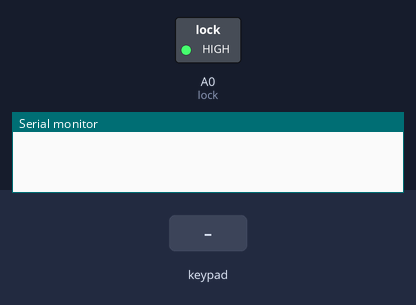
The sketch below on a simulated Arduino Uno, built with avr-gcc and run on an emulated ATmega328P. On the bench: switched loads named in the sketch (green lamp = pin HIGH), the last lines printed to the serial monitor. The inputs (shaded band) are chosen by the test bench.

Above: at 1.2 s.
1.3 s: keypad keys 3 2 1 pressed 0.4 s apart
At 3.1 s:
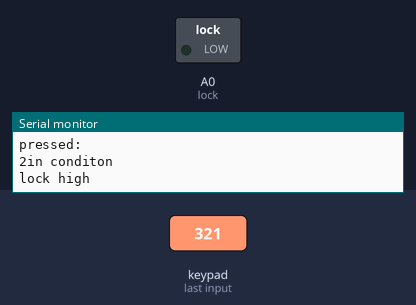
4.8 s: key '#' pressed
6.3 s: key '*' pressed
Timing chart, 0 to 9.3 s (numbered marks = the images above; inputs shaded):
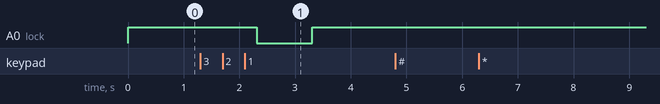

Measured:
- after the input at 1.3 s, A0 (lock): HIGH → LOW after 1.0 s, → HIGH 1.0 s later

The sketch:

KEYPAD.ino
```cpp
#include <Keypad.h>

const byte ROWS = 4; //four rows
const byte COLS = 3; //three columns
int lock =A0;

char keys[ROWS][COLS] = {
  {'#','0','*'},
  {'9','8','7'},
  {'6','5','4'},
  {'3','2','1'}
};

char key_code[3];
char password[3]={'3','2','1'};

unsigned int k=0;
unsigned int i=0;

byte rowPins[ROWS] = {5, 4, 3, 2}; //connect to the row pinouts of the keypad
byte colPins[COLS] = {8, 7, 6}; //connect to the column pinouts of the keypad

Keypad keypad = Keypad( makeKeymap(keys), rowPins, colPins, ROWS, COLS );

void setup(){
  Serial.begin(9600);
  pinMode(lock, OUTPUT);
  digitalWrite(lock,HIGH);
}

void loop(){
  char key = keypad.getKey();

    if(key != NO_KEY){
    Serial.println(key);
    Serial.println("pressed:");
    Serial.print(i);
    key_code[i++]=key;
     k=i;
    delay(200);
    digitalWrite(lock, HIGH);
      }

 if(k==3){
   //if(key_code[0]=='3'&&key_code[1]=='2'&&key_code[2]=='1')
   if(!(strncmp(password, key_code,3)))
   {
    Serial.println("in conditon");
    //delay(1000);
    digitalWrite(lock, LOW);
    Serial.println("lock high");
    delay(1000);
    digitalWrite(lock, HIGH);
    Serial.println("lock low");
    delay(1000);
    i=k=0;
   }
  }
}
```
